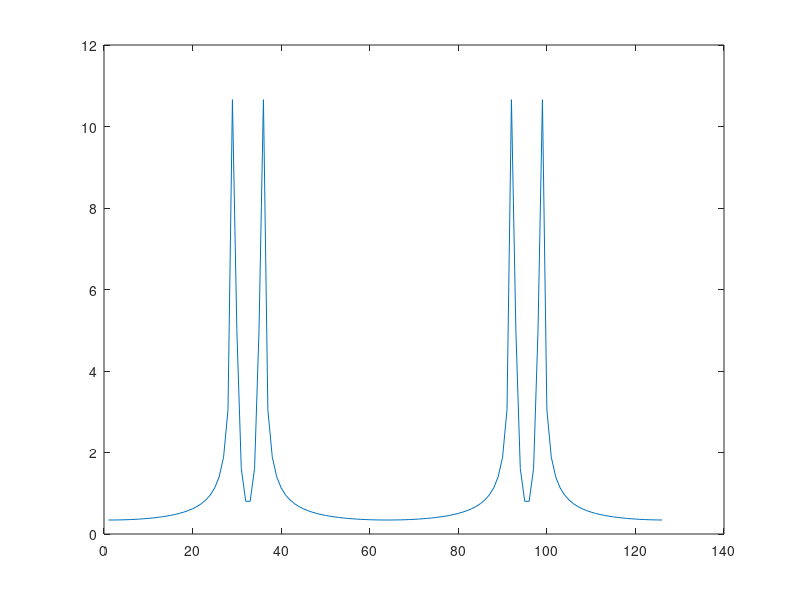

This chart was generated by the following MATLAB code:
t=0:0.05:2*pi;
y=cos(pi*t);
%plot(y);
ssb=0.2*cos(11*pi*t)+0.2*cos(9*pi*t);
plot(ssb);
sp=abs(fft(ssb));
plot(sp);
